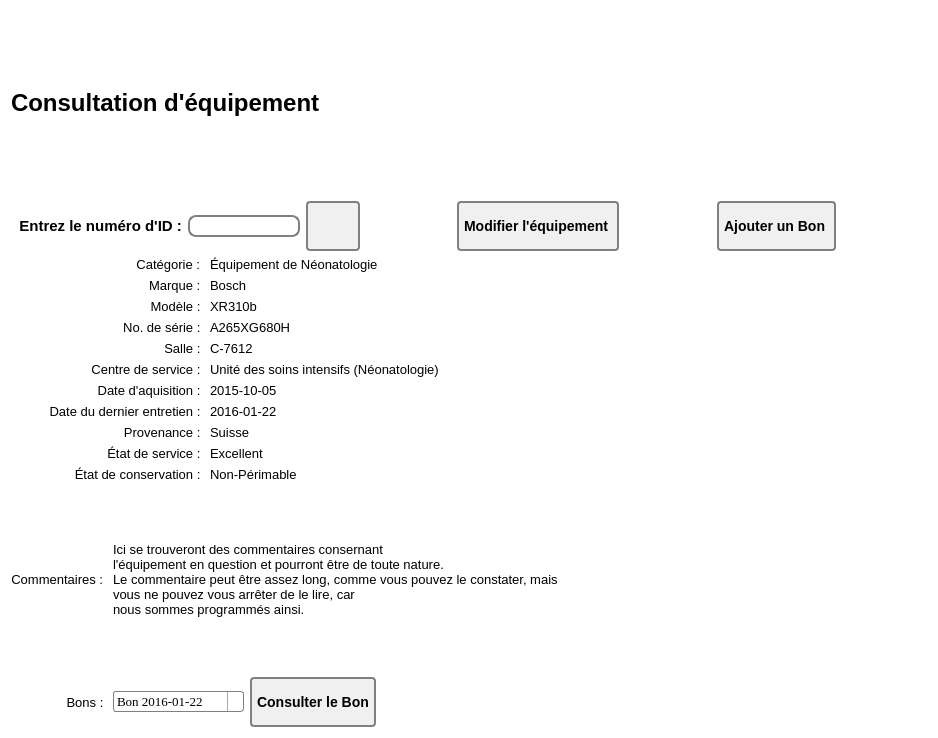
<?xml version="1.0" encoding="UTF-8"?>
<ui version="4.0">
 <class>MainFrame</class>
 <widget class="QWidget" name="MainFrame">
  <property name="geometry">
   <rect>
    <x>0</x>
    <y>0</y>
    <width>938</width>
    <height>738</height>
   </rect>
  </property>
  <property name="windowTitle">
   <string>Form</string>
  </property>
  <property name="styleSheet">
   <string notr="true">#MainFrame {

background: white;
}
QLineEdit {
padding: 1px;
border-style: solid;
border: 2px solid gray;
border-radius: 8px;
min-width: 50px;
max-width: 150px;
}

QDateEdit {
max-width: 105px
}

QPushButton {
color: black;
background-color: rgb(240, 240, 240);
border-width: 2px;
border-color: grey;
border-style: solid;
border-radius: 4px;
padding: 3px;
font: bold 14px;
padding-left: 5px;
padding-right: 5px;
min-width: 40px;
max-width:220px;
min-height: 40px;
max-height: 40px;
}

QPushButton:hover {
background-color: qlineargradient(x1: 0, y1: 1, x2: 0, y2: 0, stop: 0 #edf2f8, stop: 1 #c8d9ea);
}

QPushButton:pressed {
background-color: rgb(193, 213, 243);
}


QComboBox {
    border: 1px solid gray;
    border-radius: 3px;
    padding: 1px 18px 1px 3px;
    min-width: 8em;
	max-width: 200px;
	
}

QComboBox:editable {
    background: white;
}

QComboBox:!editable, QComboBox::drop-down:editable {
     background: qlineargradient(x1: 0, y1: 0, x2: 0, y2: 1,
                                 stop: 0 #E1E1E1, stop: 0.4 #DDDDDD,
                                 stop: 0.5 #D8D8D8, stop: 1.0 #D3D3D3);
}

/* QComboBox gets the &quot;on&quot; state when the popup is open */
QComboBox:!editable:on, QComboBox::drop-down:editable:on {
    background: qlineargradient(x1: 0, y1: 0, x2: 0, y2: 1,
                                stop: 0 #D3D3D3, stop: 0.4 #D8D8D8,
                                stop: 0.5 #DDDDDD, stop: 1.0 #E1E1E1);
}

QComboBox:on { /* shift the text when the popup opens */
    padding-top: 3px;
    padding-left: 4px;
}

QComboBox::drop-down {
    subcontrol-origin: padding;
    subcontrol-position: top right;
    width: 15px;

    border-left-width: 1px;
    border-left-color: darkgrey;
    border-left-style: solid; /* just a single line */
    border-top-right-radius: 3px; /* same radius as the QComboBox */
    border-bottom-right-radius: 3px;
}

QComboBox::down-arrow {
    image: url(/usr/share/icons/crystalsvg/16x16/actions/1downarrow.png);
}

QComboBox::down-arrow:on { /* shift the arrow when popup is open */
    top: 1px;
    left: 1px;
}</string>
  </property>
  <layout class="QGridLayout" name="gridLayout">
   <item row="0" column="0" colspan="4">
    <layout class="QHBoxLayout" name="titreLayout">
     <item>
      <widget class="QLabel" name="labelTitreConsultationEquipement">
       <property name="font">
        <font>
         <family>MS Shell Dlg 2</family>
         <pointsize>18</pointsize>
         <weight>75</weight>
         <italic>false</italic>
         <bold>true</bold>
         <underline>false</underline>
        </font>
       </property>
       <property name="text">
        <string>Consultation d'équipement</string>
       </property>
      </widget>
     </item>
     <item>
      <widget class="QLabel" name="iconConsultationEquipement">
       <property name="text">
        <string/>
       </property>
       <property name="pixmap">
        <pixmap>pencil-edit-button_Hatim.png</pixmap>
       </property>
       <property name="scaledContents">
        <bool>false</bool>
       </property>
      </widget>
     </item>
    </layout>
   </item>
   <item row="1" column="0" colspan="3">
    <layout class="QHBoxLayout" name="idLayout">
     <item>
      <widget class="QLabel" name="labelId">
       <property name="font">
        <font>
         <pointsize>11</pointsize>
         <weight>75</weight>
         <bold>true</bold>
        </font>
       </property>
       <property name="text">
        <string>  Entrez le numéro d'ID :</string>
       </property>
       <property name="alignment">
        <set>Qt::AlignCenter</set>
       </property>
      </widget>
     </item>
     <item>
      <widget class="QLineEdit" name="lineEditId"/>
     </item>
    </layout>
   </item>
   <item row="1" column="3">
    <layout class="QHBoxLayout" name="buttonsLayout">
     <item>
      <layout class="QVBoxLayout" name="verticalLayout_3">
       <item>
        <widget class="QPushButton" name="boutonAfficherEquipement">
         <property name="font">
          <font>
           <pointsize>-1</pointsize>
           <weight>75</weight>
           <italic>false</italic>
           <bold>true</bold>
          </font>
         </property>
         <property name="text">
          <string/>
         </property>
         <property name="icon">
          <iconset>
           <normaloff>../../../SIMM-2.0/Apprentissage Python/exercices/Hatim/Accueil/Refresh2.png</normaloff>../../../SIMM-2.0/Apprentissage Python/exercices/Hatim/Accueil/Refresh2.png</iconset>
         </property>
         <property name="iconSize">
          <size>
           <width>36</width>
           <height>36</height>
          </size>
         </property>
        </widget>
       </item>
      </layout>
     </item>
     <item>
      <spacer name="horizontalSpacer_8">
       <property name="orientation">
        <enum>Qt::Horizontal</enum>
       </property>
       <property name="sizeHint" stdset="0">
        <size>
         <width>40</width>
         <height>20</height>
        </size>
       </property>
      </spacer>
     </item>
     <item>
      <widget class="QPushButton" name="boutonModifierEquipement">
       <property name="font">
        <font>
         <pointsize>-1</pointsize>
         <weight>75</weight>
         <italic>false</italic>
         <bold>true</bold>
        </font>
       </property>
       <property name="text">
        <string>Modifier l'équipement </string>
       </property>
       <property name="icon">
        <iconset>
         <normaloff>../../../SIMM-2.0/Apprentissage Python/exercices/Hatim/Accueil/edit.png</normaloff>../../../SIMM-2.0/Apprentissage Python/exercices/Hatim/Accueil/edit.png</iconset>
       </property>
       <property name="iconSize">
        <size>
         <width>42</width>
         <height>42</height>
        </size>
       </property>
      </widget>
     </item>
     <item>
      <spacer name="horizontalSpacer_2">
       <property name="orientation">
        <enum>Qt::Horizontal</enum>
       </property>
       <property name="sizeHint" stdset="0">
        <size>
         <width>40</width>
         <height>20</height>
        </size>
       </property>
      </spacer>
     </item>
     <item>
      <widget class="QPushButton" name="BoutonAjouterUnBon">
       <property name="text">
        <string>Ajouter un Bon </string>
       </property>
       <property name="icon">
        <iconset>
         <normaloff>plus.png</normaloff>plus.png</iconset>
       </property>
       <property name="iconSize">
        <size>
         <width>35</width>
         <height>35</height>
        </size>
       </property>
      </widget>
     </item>
     <item>
      <spacer name="horizontalSpacer">
       <property name="orientation">
        <enum>Qt::Horizontal</enum>
       </property>
       <property name="sizeHint" stdset="0">
        <size>
         <width>40</width>
         <height>20</height>
        </size>
       </property>
      </spacer>
     </item>
    </layout>
   </item>
   <item row="2" column="0" colspan="2">
    <layout class="QVBoxLayout" name="verticalLayout">
     <item alignment="Qt::AlignRight">
      <widget class="QLabel" name="labelTitreCategorie">
       <property name="font">
        <font>
         <pointsize>10</pointsize>
        </font>
       </property>
       <property name="text">
        <string>Catégorie : </string>
       </property>
       <property name="alignment">
        <set>Qt::AlignCenter</set>
       </property>
      </widget>
     </item>
     <item alignment="Qt::AlignRight">
      <widget class="QLabel" name="labelTitreMarque">
       <property name="font">
        <font>
         <pointsize>10</pointsize>
        </font>
       </property>
       <property name="text">
        <string>Marque : </string>
       </property>
       <property name="alignment">
        <set>Qt::AlignCenter</set>
       </property>
      </widget>
     </item>
     <item>
      <widget class="QLabel" name="labelTitreModele">
       <property name="font">
        <font>
         <pointsize>10</pointsize>
        </font>
       </property>
       <property name="text">
        <string>Modèle : </string>
       </property>
       <property name="alignment">
        <set>Qt::AlignRight|Qt::AlignTrailing|Qt::AlignVCenter</set>
       </property>
      </widget>
     </item>
     <item>
      <widget class="QLabel" name="labelTitreNoDeSerie">
       <property name="font">
        <font>
         <pointsize>10</pointsize>
        </font>
       </property>
       <property name="text">
        <string>No. de série : </string>
       </property>
       <property name="alignment">
        <set>Qt::AlignRight|Qt::AlignTrailing|Qt::AlignVCenter</set>
       </property>
      </widget>
     </item>
     <item>
      <widget class="QLabel" name="labelTitreSalle">
       <property name="font">
        <font>
         <pointsize>10</pointsize>
        </font>
       </property>
       <property name="text">
        <string>Salle : </string>
       </property>
       <property name="alignment">
        <set>Qt::AlignRight|Qt::AlignTrailing|Qt::AlignVCenter</set>
       </property>
      </widget>
     </item>
     <item>
      <widget class="QLabel" name="labelTitreCentreDeService">
       <property name="font">
        <font>
         <pointsize>10</pointsize>
        </font>
       </property>
       <property name="text">
        <string>Centre de service : </string>
       </property>
       <property name="alignment">
        <set>Qt::AlignRight|Qt::AlignTrailing|Qt::AlignVCenter</set>
       </property>
      </widget>
     </item>
     <item>
      <widget class="QLabel" name="labelTitreDateDaquisition">
       <property name="font">
        <font>
         <pointsize>10</pointsize>
        </font>
       </property>
       <property name="text">
        <string>Date d'aquisition : </string>
       </property>
       <property name="alignment">
        <set>Qt::AlignRight|Qt::AlignTrailing|Qt::AlignVCenter</set>
       </property>
      </widget>
     </item>
     <item>
      <widget class="QLabel" name="labelTitreDateDuDernierEntretien">
       <property name="font">
        <font>
         <pointsize>10</pointsize>
        </font>
       </property>
       <property name="text">
        <string>Date du dernier entretien : </string>
       </property>
       <property name="alignment">
        <set>Qt::AlignRight|Qt::AlignTrailing|Qt::AlignVCenter</set>
       </property>
      </widget>
     </item>
     <item>
      <widget class="QLabel" name="labelTitreProvenance">
       <property name="font">
        <font>
         <pointsize>10</pointsize>
        </font>
       </property>
       <property name="text">
        <string>Provenance : </string>
       </property>
       <property name="alignment">
        <set>Qt::AlignRight|Qt::AlignTrailing|Qt::AlignVCenter</set>
       </property>
      </widget>
     </item>
     <item>
      <widget class="QLabel" name="labelTitreEtatDeService">
       <property name="font">
        <font>
         <pointsize>10</pointsize>
        </font>
       </property>
       <property name="text">
        <string>État de service : </string>
       </property>
       <property name="alignment">
        <set>Qt::AlignRight|Qt::AlignTrailing|Qt::AlignVCenter</set>
       </property>
      </widget>
     </item>
     <item>
      <widget class="QLabel" name="labelTitreEtatDeConservation">
       <property name="font">
        <font>
         <pointsize>10</pointsize>
        </font>
       </property>
       <property name="text">
        <string>État de conservation : </string>
       </property>
       <property name="alignment">
        <set>Qt::AlignRight|Qt::AlignTrailing|Qt::AlignVCenter</set>
       </property>
      </widget>
     </item>
    </layout>
   </item>
   <item row="2" column="2" colspan="2">
    <layout class="QVBoxLayout" name="verticalLayout_2">
     <item>
      <widget class="QLabel" name="labelCategorie">
       <property name="font">
        <font>
         <pointsize>10</pointsize>
        </font>
       </property>
       <property name="text">
        <string>Équipement de Néonatologie</string>
       </property>
       <property name="alignment">
        <set>Qt::AlignLeading|Qt::AlignLeft|Qt::AlignVCenter</set>
       </property>
      </widget>
     </item>
     <item>
      <widget class="QLabel" name="labelMarque">
       <property name="font">
        <font>
         <pointsize>10</pointsize>
        </font>
       </property>
       <property name="text">
        <string>Bosch</string>
       </property>
       <property name="alignment">
        <set>Qt::AlignLeading|Qt::AlignLeft|Qt::AlignVCenter</set>
       </property>
      </widget>
     </item>
     <item>
      <widget class="QLabel" name="labelModele">
       <property name="font">
        <font>
         <pointsize>10</pointsize>
        </font>
       </property>
       <property name="text">
        <string>XR310b</string>
       </property>
       <property name="alignment">
        <set>Qt::AlignLeading|Qt::AlignLeft|Qt::AlignVCenter</set>
       </property>
      </widget>
     </item>
     <item>
      <widget class="QLabel" name="labelNoDeSerie">
       <property name="font">
        <font>
         <pointsize>10</pointsize>
        </font>
       </property>
       <property name="text">
        <string>A265XG680H</string>
       </property>
       <property name="alignment">
        <set>Qt::AlignLeading|Qt::AlignLeft|Qt::AlignVCenter</set>
       </property>
      </widget>
     </item>
     <item>
      <widget class="QLabel" name="labelSalle">
       <property name="font">
        <font>
         <pointsize>10</pointsize>
        </font>
       </property>
       <property name="text">
        <string>C-7612</string>
       </property>
       <property name="alignment">
        <set>Qt::AlignLeading|Qt::AlignLeft|Qt::AlignVCenter</set>
       </property>
      </widget>
     </item>
     <item>
      <widget class="QLabel" name="labelCentreDeService">
       <property name="font">
        <font>
         <pointsize>10</pointsize>
        </font>
       </property>
       <property name="text">
        <string>Unité des soins intensifs (Néonatologie)</string>
       </property>
       <property name="alignment">
        <set>Qt::AlignLeading|Qt::AlignLeft|Qt::AlignVCenter</set>
       </property>
      </widget>
     </item>
     <item>
      <widget class="QLabel" name="labelDateDaquisition">
       <property name="font">
        <font>
         <pointsize>10</pointsize>
        </font>
       </property>
       <property name="text">
        <string>2015-10-05</string>
       </property>
       <property name="alignment">
        <set>Qt::AlignLeading|Qt::AlignLeft|Qt::AlignVCenter</set>
       </property>
      </widget>
     </item>
     <item>
      <widget class="QLabel" name="labelDateDuDernierEntretien">
       <property name="font">
        <font>
         <pointsize>10</pointsize>
        </font>
       </property>
       <property name="text">
        <string>2016-01-22</string>
       </property>
       <property name="alignment">
        <set>Qt::AlignLeading|Qt::AlignLeft|Qt::AlignVCenter</set>
       </property>
      </widget>
     </item>
     <item>
      <widget class="QLabel" name="labelProvenance">
       <property name="font">
        <font>
         <pointsize>10</pointsize>
        </font>
       </property>
       <property name="text">
        <string>Suisse</string>
       </property>
       <property name="alignment">
        <set>Qt::AlignLeading|Qt::AlignLeft|Qt::AlignVCenter</set>
       </property>
      </widget>
     </item>
     <item>
      <widget class="QLabel" name="labelEtatDeService">
       <property name="font">
        <font>
         <pointsize>10</pointsize>
        </font>
       </property>
       <property name="text">
        <string>Excellent</string>
       </property>
       <property name="alignment">
        <set>Qt::AlignLeading|Qt::AlignLeft|Qt::AlignVCenter</set>
       </property>
      </widget>
     </item>
     <item>
      <widget class="QLabel" name="labelEtatDeConservation">
       <property name="font">
        <font>
         <pointsize>10</pointsize>
        </font>
       </property>
       <property name="text">
        <string>Non-Périmable</string>
       </property>
       <property name="alignment">
        <set>Qt::AlignLeading|Qt::AlignLeft|Qt::AlignVCenter</set>
       </property>
      </widget>
     </item>
    </layout>
   </item>
   <item row="3" column="0">
    <layout class="QHBoxLayout" name="horizontalLayout_7">
     <item alignment="Qt::AlignRight">
      <widget class="QLabel" name="labelTitreCommentaires">
       <property name="font">
        <font>
         <pointsize>10</pointsize>
        </font>
       </property>
       <property name="text">
        <string>Commentaires : </string>
       </property>
       <property name="alignment">
        <set>Qt::AlignCenter</set>
       </property>
      </widget>
     </item>
    </layout>
   </item>
   <item row="3" column="1" colspan="3">
    <layout class="QHBoxLayout" name="horizontalLayout_5">
     <item>
      <widget class="QLabel" name="labelCommentaires">
       <property name="font">
        <font>
         <pointsize>10</pointsize>
        </font>
       </property>
       <property name="text">
        <string>Ici se trouveront des commentaires consernant
l'équipement en question et pourront être de toute nature.
Le commentaire peut être assez long, comme vous pouvez le constater, mais
vous ne pouvez vous arrêter de le lire, car
nous sommes programmés ainsi.</string>
       </property>
       <property name="alignment">
        <set>Qt::AlignLeading|Qt::AlignLeft|Qt::AlignVCenter</set>
       </property>
      </widget>
     </item>
    </layout>
   </item>
   <item row="4" column="0">
    <layout class="QHBoxLayout" name="horizontalLayout_8">
     <item>
      <widget class="QLabel" name="labelTitreBons">
       <property name="font">
        <font>
         <pointsize>10</pointsize>
        </font>
       </property>
       <property name="text">
        <string>Bons : </string>
       </property>
       <property name="alignment">
        <set>Qt::AlignRight|Qt::AlignTrailing|Qt::AlignVCenter</set>
       </property>
      </widget>
     </item>
    </layout>
   </item>
   <item row="4" column="1" colspan="3">
    <layout class="QHBoxLayout" name="horizontalLayout_6">
     <item alignment="Qt::AlignLeft">
      <widget class="QComboBox" name="comboBoxBons">
       <property name="font">
        <font>
         <family>Times New Roman</family>
         <pointsize>10</pointsize>
        </font>
       </property>
       <property name="maxCount">
        <number>2147483645</number>
       </property>
       <property name="sizeAdjustPolicy">
        <enum>QComboBox::AdjustToContentsOnFirstShow</enum>
       </property>
       <item>
        <property name="text">
         <string>Bon 2016-01-22</string>
        </property>
        <property name="icon">
         <iconset>
          <normaloff>../../../SIMM-2.0/Apprentissage Python/exercices/Hatim/Accueil/view-icon.png</normaloff>../../../SIMM-2.0/Apprentissage Python/exercices/Hatim/Accueil/view-icon.png</iconset>
        </property>
       </item>
       <item>
        <property name="text">
         <string>Bon 2016-03-07</string>
        </property>
        <property name="icon">
         <iconset>
          <normaloff>../../../SIMM-2.0/Apprentissage Python/exercices/Hatim/Accueil/view-icon.png</normaloff>../../../SIMM-2.0/Apprentissage Python/exercices/Hatim/Accueil/view-icon.png</iconset>
        </property>
       </item>
       <item>
        <property name="text">
         <string>Bon 2016-05-12</string>
        </property>
        <property name="icon">
         <iconset>
          <normaloff>../../../SIMM-2.0/Apprentissage Python/exercices/Hatim/Accueil/view-icon.png</normaloff>../../../SIMM-2.0/Apprentissage Python/exercices/Hatim/Accueil/view-icon.png</iconset>
        </property>
       </item>
      </widget>
     </item>
     <item>
      <widget class="QPushButton" name="BoutonConsulterLeBon">
       <property name="text">
        <string>Consulter le Bon</string>
       </property>
       <property name="icon">
        <iconset>
         <normaloff>navigation.png</normaloff>navigation.png</iconset>
       </property>
      </widget>
     </item>
     <item>
      <spacer name="horizontalSpacer_3">
       <property name="orientation">
        <enum>Qt::Horizontal</enum>
       </property>
       <property name="sizeHint" stdset="0">
        <size>
         <width>40</width>
         <height>20</height>
        </size>
       </property>
      </spacer>
     </item>
    </layout>
   </item>
  </layout>
 </widget>
 <resources/>
 <connections/>
</ui>
